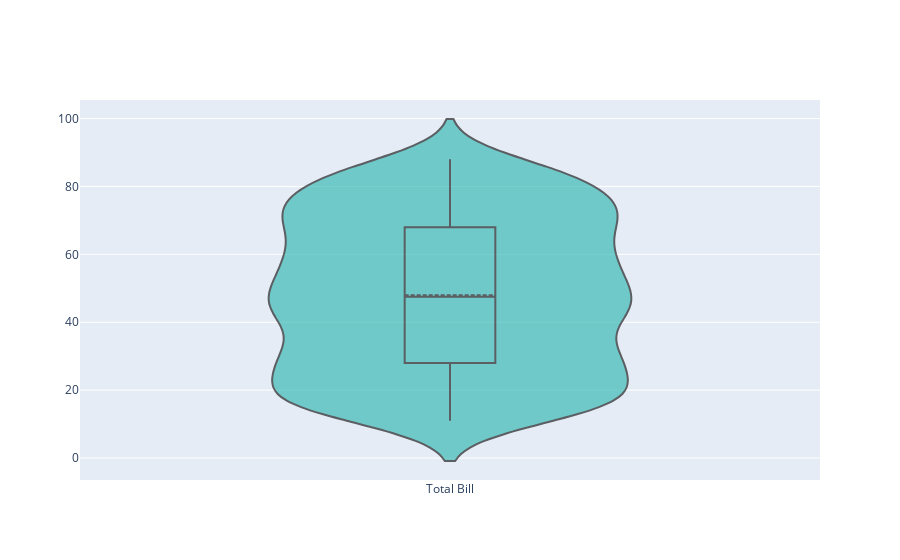

Notebook code cell kept with this figure:
### Code cell
fig = go.Figure(data=go.Violin(y=rect_x_list[0], box_visible=True, line_color='black',
                               meanline_visible=True, fillcolor='lightseagreen', opacity=0.6,
                               x0='Total Bill'))

fig.update_layout(yaxis_zeroline=False)
fig.show()

### Figure 1 — Plotly figure (JSON) as saved in the notebook; plotly's stock layout.template omitted (floating-point values rounded to 4 significant figures; data arrays with more than 128 entries replaced by an {"elided": "..."} marker saying what was removed)
{"data": [{"box": {"visible": true}, "fillcolor": "lightseagreen", "line": {"color": "black"}, "meanline": {"visible": true}, "opacity": 0.6, "type": "violin", "x0": "Total Bill", "y": {"elided": "1000 int values"}}], "layout": {"yaxis": {"zeroline": false}}}
